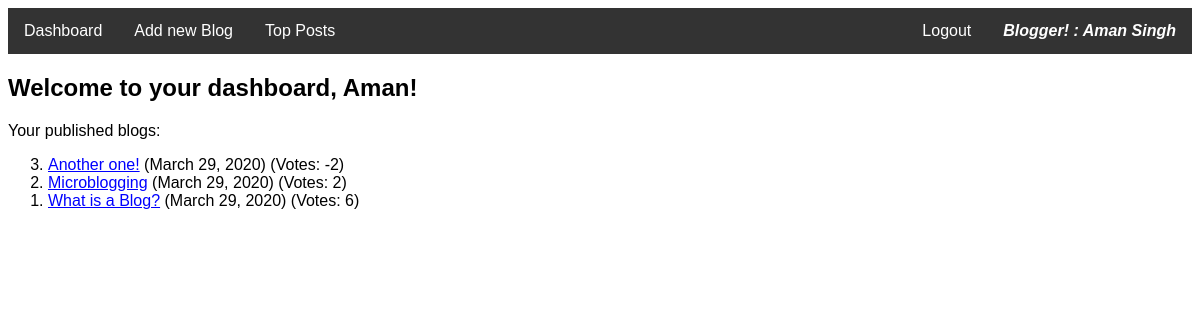
The page /blogs/accounts/6/dashboard/ (signed in) on the database its author committed.
### blogs/models.py (models this page shows, shortened)
class Blog(models.Model):
    user = models.ForeignKey(User, on_delete=models.CASCADE)
    blog_text = models.CharField(max_length=500)
    blog_title = models.CharField(max_length=40)
    datetime = models.DateTimeField(auto_now_add=True)
    votes = models.IntegerField(default=0)

### blogs/views.py (the view)
# urls.py: path('accounts/<int:user_id>/dashboard/', views.dashboard, name='dashboard'),
@login_required
def dashboard(request, user_id):
    if request.user.id == user_id:
        user = User.objects.get(pk=user_id)
        list = user.blog_set.all().order_by('-datetime')
        return render(request, 'blogs/dashboard.html', {'list': list, 'user': user})
    else:
        return render(request, 'blogs/access_denied.html', {'user_id': request.user.id})

### blogs/templates/blogs/dashboard.html
{% extends 'blogs/base.html' %}
{% block content %}
<h2>Welcome to your dashboard, {{user.first_name}}!</h2>
Your published blogs:
<ol reversed >
{%for blogs in list %}
	<li><a href="{%url 'blog' user.id blogs.id%}">{{blogs.blog_title}}</a>	({{blogs.datetime.date}})
		(Votes:	{{blogs.votes}})
	</li>
{%endfor%}
</ol>
{% endblock %}

### blogs/templates/blogs/base.html (style rules this page uses)
body { font-family: Arial, Helvetica, sans-serif; }
a { color: blue }

### rows shown on the page
Blog: blog_title "Another one!", datetime "March 29, 2020", votes "-2"
Blog: blog_title "Microblogging", datetime "March 29, 2020", votes "2"
Blog: blog_title "What is a Blog?", datetime "March 29, 2020", votes "6"

### other values the page prints
{{ user.first_name }} "Aman"
